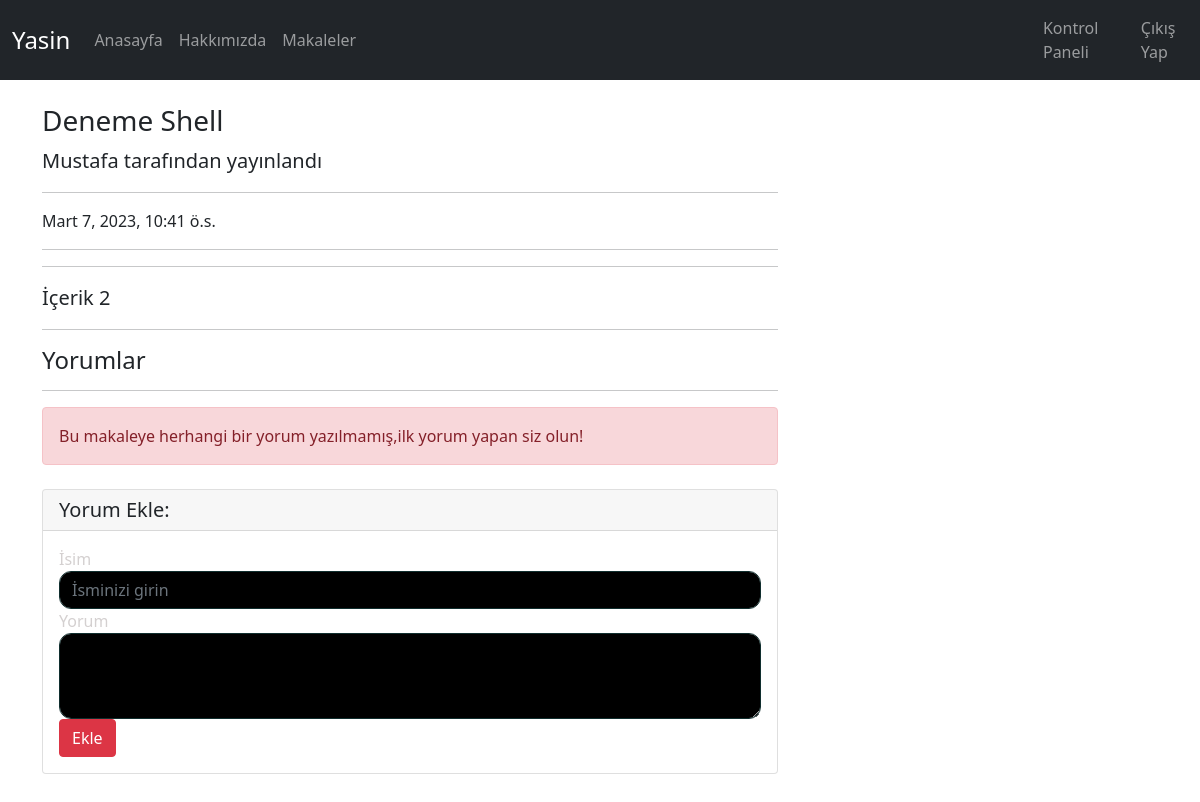
Screenshot of /article/detail/3 (signed in) with the database file from the repository.
### article/models.py (models this page shows, shortened)
class Article(models.Model):  # sqlalcamy gibi model olustururuz tablo
    author = models.ForeignKey(
        "auth.User", on_delete=models.CASCADE, verbose_name="Yazar")
    title = models.CharField(max_length=50, verbose_name="Başlık")
    content = models.TextField(verbose_name="İçerik")  # text araeya benzer
    created_date = models.DateTimeField(
        auto_now_add=True, verbose_name="Oluşturulma tarihi")  # o anki tarihi olusturmayı yarar

### article/views.py (the view)
# urls.py: path("detail/<int:id>", views.detail, name="detay"),
@login_required(login_url="user:login")
def detail(request, id):
    article = get_object_or_404(Article, id=id)
    comment = Comment2.objects.filter(id=id)
    return render(request, "detail.html", {"article": article, "comments": comment})

### Templates/detail.html (shortened to what this page needs)
{% extends "layout.html" %}
{% block body %}
<div class="row">
  <div class="col-lg-8">
    <h3 class="mt-4">{{article.title}}</h3>
    <p class="lead">
      {{article.author.username}} tarafından yayınlandı
    </p>
    <hr>
    <p>{{article.created_date}}</p>
    <hr>
    <hr>
    <p class="lead">
      {{article.content|safe}}
    </p>
    <hr>
    <h4>Yorumlar</h4>
    <hr>
    {% if comments %}
    {% for comment in comments %}
    <div class="media mb-4">
      <img class="d-flex mr-3 rounded-circle" src="http://placehold.it/50x50" alt="">
      <div class="media-body">
        <h5 class="mt-0">{{comment.comment_author}}</h5>
        {{comment.comment_date}} <br>
        {{comment.comment_content}}
      </div>
    </div>
    {% endfor %}
    {% else %}
    <div class="alert alert-danger">
      Bu makaleye herhangi bir yorum yazılmamış,ilk yorum yapan siz olun!
    </div>
    {% endif %}
    <div class="card my-4">
      <h5 class="card-header">Yorum Ekle:</h5>
      <div class="card-body">
        <form method="post" action="{% url 'article:comment' article.id %}">
          <div class="form-group">
            <label for="formGroupExampleInput">İsim</label>
            <input name="comment_author" type="text" class="form-control" id="formGroupExampleInput"
              placeholder="İsminizi girin">
          </div>
          <div class="form-group">
            <label for="formGroupExampleInput">Yorum</label>
            <textarea name="comment_content" class="form-control" rows="3"></textarea>
          </div>
          <button type="submit" class="btn btn-danger">Ekle</button>
        </form>
      </div>
    </div>
  </div>
</div>
{% endblock body %}

### Templates/layout.html (style rules this page uses)
body { padding-bottom: 40px; }
label { color: rgb(212, 208, 208); }
.form-group input, .form-group textarea { background-color: black; border: 1px solid rgba(16, 46, 46, 1); border-radius: 12px; }

### rows the page displays
Article: title "Deneme Shell", author.username "Mustafa", created_date "Mart 7, 2023, 10:41 ö.s.", content "İçerik 2"
